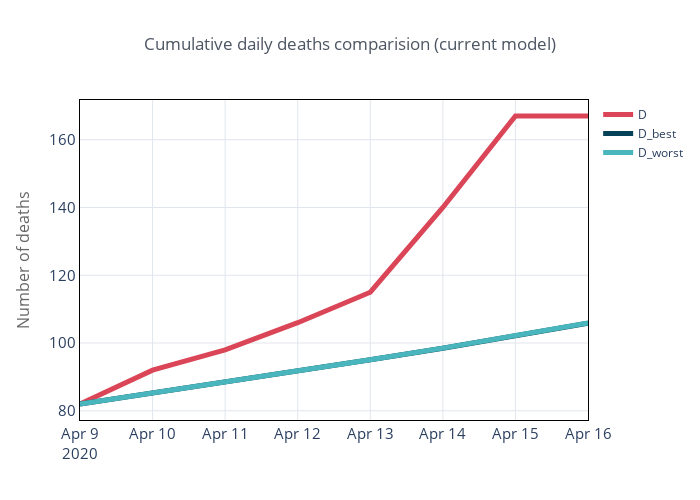

Notebook source saved alongside this figure:
### Code cell
t = y[['D']].join(y_est['best'][['D']], rsuffix='_best')
t = t.join(y_est['worst'][['D']], rsuffix='_worst')

t.iplot(title='Cumulative daily deaths comparision (current model)',
        yTitle='Number of deaths', colorscale='my_colors', theme='custom', width=5)

### Figure 1 — Plotly figure (JSON) as saved in the notebook; plotly's stock layout.template omitted (floating-point values rounded to 4 significant figures)
{"data": [{"line": {"color": "rgba(218, 70, 87, 1.0)", "dash": "solid", "shape": "linear", "width": 5}, "mode": "lines", "name": "D", "text": "", "type": "scatter", "x": ["2020-04-09", "2020-04-10", "2020-04-11", "2020-04-12", "2020-04-13", "2020-04-14", "2020-04-15", "2020-04-16"], "y": [82, 92, 98, 106, 115, 140, 167, 167]}, {"line": {"color": "rgba(5, 66, 87, 1.0)", "dash": "solid", "shape": "linear", "width": 5}, "mode": "lines", "name": "D_best", "text": "", "type": "scatter", "x": ["2020-04-09", "2020-04-10", "2020-04-11", "2020-04-12", "2020-04-13", "2020-04-14", "2020-04-15", "2020-04-16"], "y": [82, 85.18, 88.41, 91.69, 95.03, 98.48, 102.1, 105.8]}, {"line": {"color": "rgba(73, 181, 189, 1.0)", "dash": "solid", "shape": "linear", "width": 5}, "mode": "lines", "name": "D_worst", "text": "", "type": "scatter", "x": ["2020-04-09", "2020-04-10", "2020-04-11", "2020-04-12", "2020-04-13", "2020-04-14", "2020-04-15", "2020-04-16"], "y": [82, 85.18, 88.41, 91.69, 95.04, 98.49, 102.1, 105.9]}], "layout": {"height": 500, "legend": {"bgcolor": "#FFFFFF", "bordercolor": "#444444", "borderwidth": 0, "font": {"size": 12}, "itemclick": "toggle", "itemdoubleclick": "toggleothers", "itemsizing": "trace", "traceorder": "normal"}, "paper_bgcolor": "#FFFFFF", "plot_bgcolor": "#FFFFFF", "title": {"font": {"color": "#4D5663", "size": 17}, "text": "Cumulative daily deaths comparision (current model)", "x": 0.5}, "width": 700, "xaxis": {"automargin": true, "gridcolor": "#E1E5ED", "linecolor": "#000000", "mirror": "ticks", "showline": true, "tickfont": {"size": 15}, "title": {"font": {"color": "#666666", "size": 16}, "text": ""}, "zerolinecolor": "#000000", "zerolinewidth": 2}, "yaxis": {"automargin": true, "gridcolor": "#E1E5ED", "linecolor": "#000000", "mirror": "ticks", "showline": true, "tickfont": {"size": 15}, "title": {"font": {"color": "#666666", "size": 16}, "text": "Number of deaths"}, "zerolinecolor": "#000000", "zerolinewidth": 2}}}
